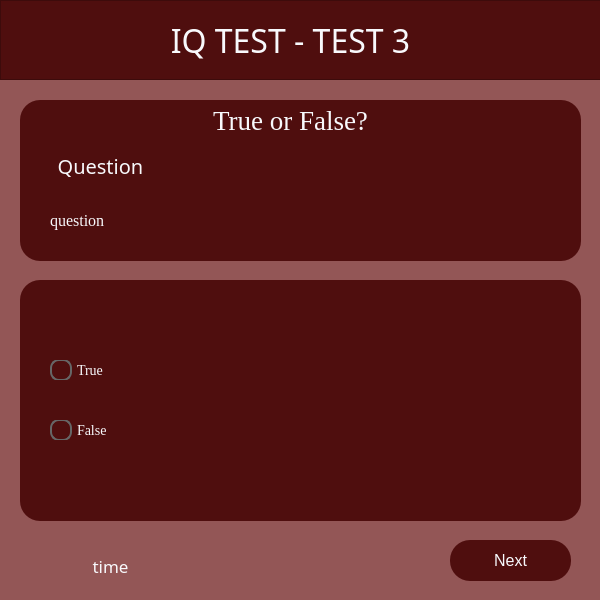
<?xml version="1.0" encoding="UTF-8"?>
<ui version="4.0">
 <class>Test3</class>
 <widget class="QMainWindow" name="Test3">
  <property name="geometry">
   <rect>
    <x>0</x>
    <y>0</y>
    <width>600</width>
    <height>600</height>
   </rect>
  </property>
  <property name="windowTitle">
   <string>MainWindow</string>
  </property>
  <widget class="QWidget" name="centralwidget">
   <property name="styleSheet">
    <string notr="true">QWidget #centralwidget {
	background-color: #935656
}</string>
   </property>
   <widget class="QFrame" name="frame_2">
    <property name="geometry">
     <rect>
      <x>20</x>
      <y>100</y>
      <width>561</width>
      <height>161</height>
     </rect>
    </property>
    <property name="styleSheet">
     <string notr="true">QFrame  {
	background-color: #4F0E0E;
	border-radius: 20px;
}</string>
    </property>
    <property name="frameShape">
     <enum>QFrame::StyledPanel</enum>
    </property>
    <property name="frameShadow">
     <enum>QFrame::Raised</enum>
    </property>
    <widget class="QLabel" name="questionNumberLabel">
     <property name="geometry">
      <rect>
       <x>10</x>
       <y>50</y>
       <width>141</width>
       <height>31</height>
      </rect>
     </property>
     <property name="font">
      <font>
       <family>Century Gothic</family>
       <pointsize>15</pointsize>
      </font>
     </property>
     <property name="styleSheet">
      <string notr="true">color: #F8F9FC</string>
     </property>
     <property name="text">
      <string>Question</string>
     </property>
     <property name="alignment">
      <set>Qt::AlignCenter</set>
     </property>
    </widget>
    <widget class="QLabel" name="questionLabel">
     <property name="geometry">
      <rect>
       <x>30</x>
       <y>100</y>
       <width>501</width>
       <height>41</height>
      </rect>
     </property>
     <property name="font">
      <font>
       <family>Times New Roman</family>
       <pointsize>12</pointsize>
      </font>
     </property>
     <property name="styleSheet">
      <string notr="true">color: #F8F9FC</string>
     </property>
     <property name="text">
      <string>question</string>
     </property>
     <property name="wordWrap">
      <bool>true</bool>
     </property>
    </widget>
    <widget class="QLabel" name="questionNumberLabel_2">
     <property name="geometry">
      <rect>
       <x>90</x>
       <y>0</y>
       <width>361</width>
       <height>41</height>
      </rect>
     </property>
     <property name="font">
      <font>
       <family>Times New Roman</family>
       <pointsize>20</pointsize>
      </font>
     </property>
     <property name="styleSheet">
      <string notr="true">color: #F8F9FC</string>
     </property>
     <property name="text">
      <string>True or False?</string>
     </property>
     <property name="alignment">
      <set>Qt::AlignCenter</set>
     </property>
    </widget>
   </widget>
   <widget class="QFrame" name="frame_3">
    <property name="geometry">
     <rect>
      <x>20</x>
      <y>280</y>
      <width>561</width>
      <height>241</height>
     </rect>
    </property>
    <property name="styleSheet">
     <string notr="true">QFrame {
	background-color: #4F0E0E;
	border-radius: 20px;
}</string>
    </property>
    <property name="frameShape">
     <enum>QFrame::StyledPanel</enum>
    </property>
    <property name="frameShadow">
     <enum>QFrame::Raised</enum>
    </property>
    <widget class="QRadioButton" name="choice1">
     <property name="geometry">
      <rect>
       <x>30</x>
       <y>80</y>
       <width>501</width>
       <height>20</height>
      </rect>
     </property>
     <property name="font">
      <font>
       <family>Times New Roman</family>
       <pointsize>-1</pointsize>
       <bold>false</bold>
       <underline>false</underline>
      </font>
     </property>
     <property name="styleSheet">
      <string notr="true">QRadioButton {
    spacing: 5px; /* Adjust spacing between text and indicator */
    font-size: 14px; /* Adjust font size */
	color: #F8F9FC
}

QRadioButton::indicator {
    width: 18px; /* Adjust indicator size */
    height: 18px; /* Adjust indicator size */
}

QRadioButton::indicator::unchecked {
    border: 2px solid #666; /* Border color of unchecked state */
    border-radius: 9px; /* Border radius to make it round */
}

QRadioButton::indicator::unchecked:hover {
    border: 2px solid #999; /* Border color on hover */
}

QRadioButton::indicator::checked {
    background-color: #007bff; /* Background color of checked state */
    border: 2px solid #007bff; /* Border color of checked state */
    border-radius: 9px; /* Border radius to make it round */
}

QRadioButton::indicator::checked:hover {
    background-color: #0056b3; /* Background color on hover */
    border: 2px solid #0056b3; /* Border color on hover */
}
</string>
     </property>
     <property name="text">
      <string>True</string>
     </property>
     <property name="checkable">
      <bool>true</bool>
     </property>
     <property name="checked">
      <bool>false</bool>
     </property>
    </widget>
    <widget class="QRadioButton" name="choice2">
     <property name="geometry">
      <rect>
       <x>30</x>
       <y>140</y>
       <width>501</width>
       <height>20</height>
      </rect>
     </property>
     <property name="font">
      <font>
       <family>Times New Roman</family>
       <pointsize>-1</pointsize>
      </font>
     </property>
     <property name="styleSheet">
      <string notr="true">QRadioButton {
    spacing: 5px; /* Adjust spacing between text and indicator */
    font-size: 14px; /* Adjust font size */
	color: #F8F9FC
}

QRadioButton::indicator {
    width: 18px; /* Adjust indicator size */
    height: 18px; /* Adjust indicator size */
}

QRadioButton::indicator::unchecked {
    border: 2px solid #666; /* Border color of unchecked state */
    border-radius: 9px; /* Border radius to make it round */
}

QRadioButton::indicator::unchecked:hover {
    border: 2px solid #999; /* Border color on hover */
}

QRadioButton::indicator::checked {
    background-color: #007bff; /* Background color of checked state */
    border: 2px solid #007bff; /* Border color of checked state */
    border-radius: 9px; /* Border radius to make it round */
}

QRadioButton::indicator::checked:hover {
    background-color: #0056b3; /* Background color on hover */
    border: 2px solid #0056b3; /* Border color on hover */
}
</string>
     </property>
     <property name="text">
      <string>False</string>
     </property>
    </widget>
   </widget>
   <widget class="QPushButton" name="pushButton">
    <property name="geometry">
     <rect>
      <x>480</x>
      <y>710</y>
      <width>75</width>
      <height>24</height>
     </rect>
    </property>
    <property name="text">
     <string>PushButton</string>
    </property>
   </widget>
   <widget class="QPushButton" name="pushButton_2">
    <property name="geometry">
     <rect>
      <x>690</x>
      <y>710</y>
      <width>75</width>
      <height>24</height>
     </rect>
    </property>
    <property name="text">
     <string>PushButton</string>
    </property>
   </widget>
   <widget class="QFrame" name="frame">
    <property name="geometry">
     <rect>
      <x>0</x>
      <y>0</y>
      <width>601</width>
      <height>80</height>
     </rect>
    </property>
    <property name="styleSheet">
     <string notr="true">QFrame {
	background-color: #4F0E0E;
}</string>
    </property>
    <property name="frameShape">
     <enum>QFrame::StyledPanel</enum>
    </property>
    <property name="frameShadow">
     <enum>QFrame::Raised</enum>
    </property>
    <widget class="QLabel" name="titleLabel">
     <property name="geometry">
      <rect>
       <x>100</x>
       <y>20</y>
       <width>381</width>
       <height>41</height>
      </rect>
     </property>
     <property name="font">
      <font>
       <family>Century Gothic</family>
       <pointsize>24</pointsize>
      </font>
     </property>
     <property name="styleSheet">
      <string notr="true">color: #F8F9FC</string>
     </property>
     <property name="text">
      <string>IQ TEST - TEST 3</string>
     </property>
     <property name="alignment">
      <set>Qt::AlignCenter</set>
     </property>
    </widget>
   </widget>
   <widget class="QPushButton" name="nextButton">
    <property name="geometry">
     <rect>
      <x>450</x>
      <y>540</y>
      <width>121</width>
      <height>41</height>
     </rect>
    </property>
    <property name="styleSheet">
     <string notr="true">QPushButton {
    background-color: #4F0E0E;
    border: none;
    color: #F8F9FC;
    padding: 10px 20px;
    border-radius: 20px;
    font-size: 16px;
}

QPushButton:hover {
    background-color: #DE3C3C;
	color: white;
}</string>
    </property>
    <property name="text">
     <string>Next</string>
    </property>
   </widget>
   <widget class="QLabel" name="timeLabel">
    <property name="geometry">
     <rect>
      <x>30</x>
      <y>550</y>
      <width>161</width>
      <height>31</height>
     </rect>
    </property>
    <property name="font">
     <font>
      <family>Century Gothic</family>
      <pointsize>13</pointsize>
     </font>
    </property>
    <property name="styleSheet">
     <string notr="true">color: #F8F9FC</string>
    </property>
    <property name="text">
     <string>time</string>
    </property>
    <property name="alignment">
     <set>Qt::AlignCenter</set>
    </property>
   </widget>
  </widget>
 </widget>
 <resources/>
 <connections/>
</ui>
